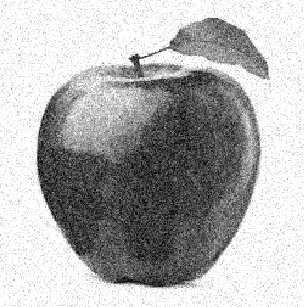
#> input picture image/gaussian-noise.png, 304 x 307 px
$ python comput_photo_img_denoise.py
#> lines starting #> are read from the running program, lines starting #| are printed output that depends on the picture
# https://docs.opencv.org/4.8.0/d5/d69/tutorial_py_non_local_means.html

import numpy as np
import cv2 as cv
from matplotlib import pyplot as plt


# ------------- Remove gaussian noise from color images ----------------
img = cv.imread('./image/gaussian-noise.png')
#> img is the input picture: shape (307, 304, 3); min 0, max 255, mean 177
dst = cv.fastNlMeansDenoisingColored(img,None,10,10,7,21)
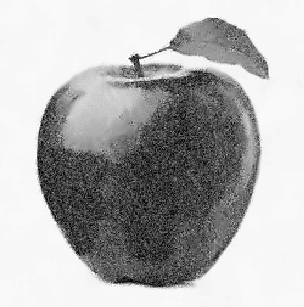
#> dst: shape (307, 304, 3); mean B, G, R 176.6, 176.7, 176.6
plt.subplot(121),plt.imshow(img)
plt.subplot(122),plt.imshow(dst)
plt.show()
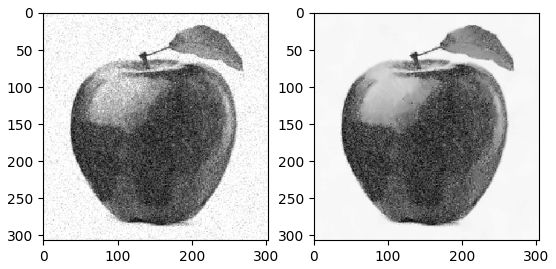
#> figure drawn by matplotlib, 2 panels; B, G, R data is drawn as R, G, B


# --------------  Remove noise in video -------------------------
#> (the run stopped early here; a loop or call above may not have finished)

$ run again, with image/chessboard-1.png copied over image/gaussian-noise.png
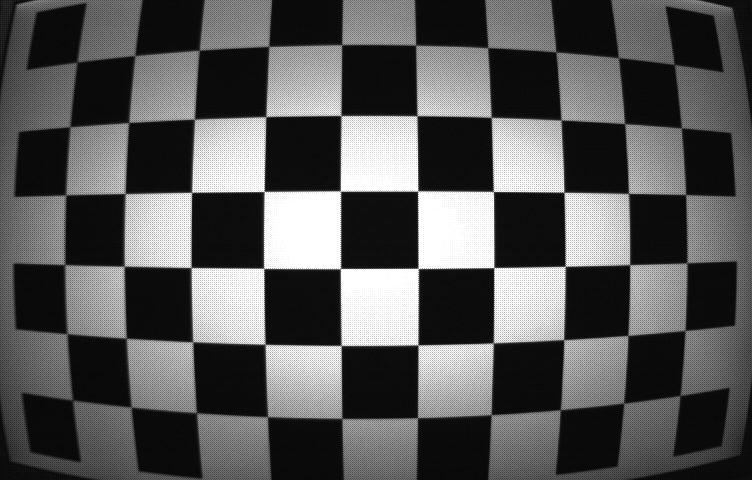
#> input picture image/chessboard-1.png, 752 x 480 px
#> img is the input picture: shape (480, 752, 3); min 6, max 255, mean 88.3
#> `plt.show()`:
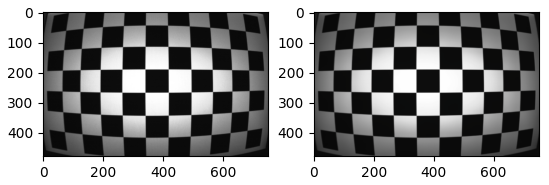
#> figure drawn by matplotlib, 2 panels; B, G, R data is drawn as R, G, B
